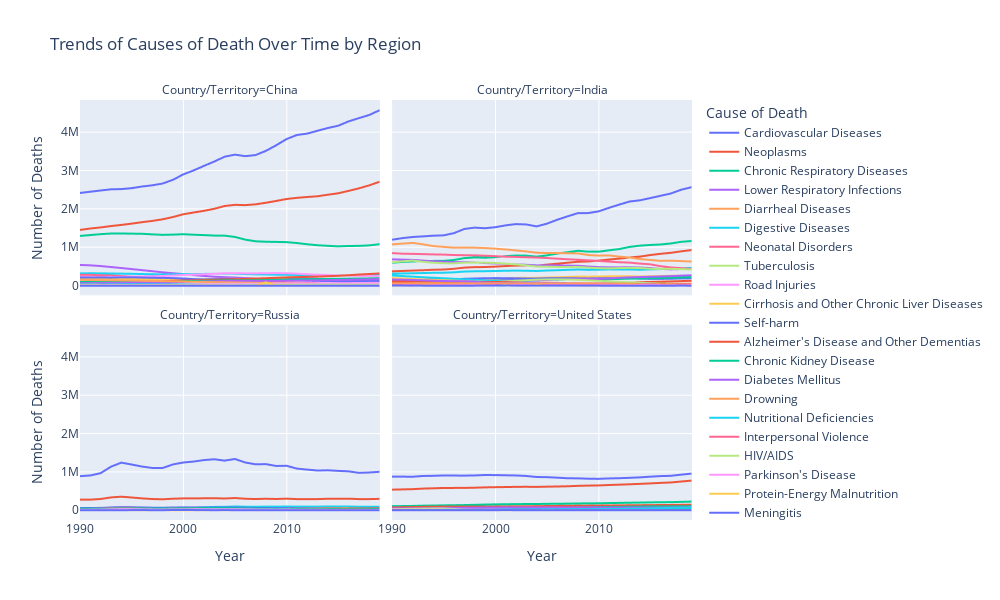

Notebook code cell kept with this figure:
### Markdown cell above
### 5. **Facet Grid of Line Plots**
- A **facet grid of line plots** was created using Plotly to visualize trends for selected regions (e.g., China, India, United States) over time.

### Code cell
# Group by Country and Year, summing the causes of death
regional_trends = df.groupby(['Country/Territory', 'Year']).sum().reset_index()

# Melt the DataFrame to long format for Plotly
long_df = regional_trends.melt(id_vars=['Country/Territory', 'Year'], 
                               var_name='Cause of Death', value_name='Deaths')

# Here we can select the regions (countries) we want to visualize
regions = ['China', 'India', 'United States', 'Russia']

# Filter the data for the selected regions
filtered_df = long_df[long_df['Country/Territory'].isin(regions)]

# Calculate total deaths by cause of death
total_deaths_by_cause = filtered_df.groupby('Cause of Death')['Deaths'].sum()

# Sort causes of death by total deaths
sorted_causes = total_deaths_by_cause.sort_values(ascending=False).index.tolist()

# Create a facet grid of line plots with sorted legend
fig = px.line(filtered_df, 
              x='Year', y='Deaths', 
              color='Cause of Death', 
              facet_col='Country/Territory', 
              title='Trends of Causes of Death Over Time by Region',
              facet_col_wrap=2,  # Arrange into 2 columns
              labels={'Deaths': 'Number of Deaths', 'Year': 'Year'},
              category_orders={'Cause of Death': sorted_causes},  # Sort the legend by total deaths
              height=600, width=1000)

# Show the plot
fig.show()
